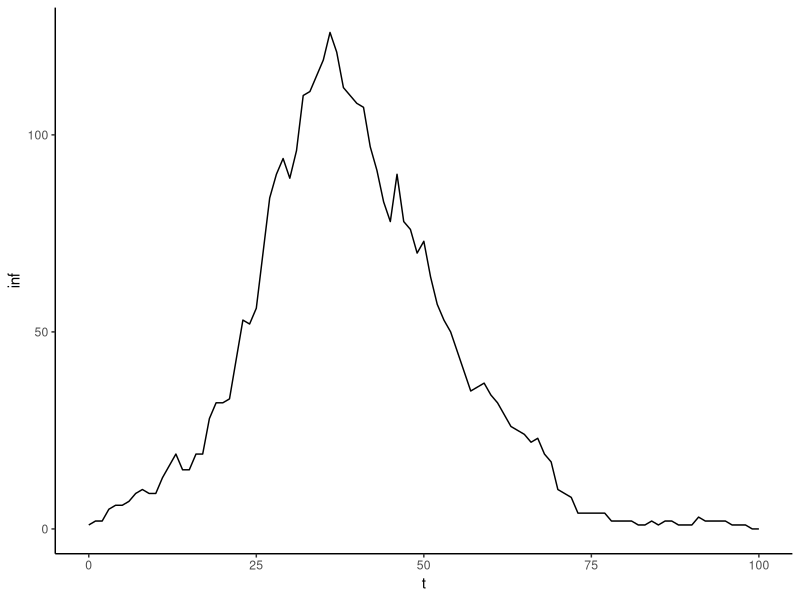

This chart was generated by the following R code:
# =============================================================================
# Initial definitions
# =============================================================================

library(tidyverse) 
library(purrr)

N <- 1000
beta <- 1/3
gamma <- 1/5

tauistar <- rexp(N, gamma)

# =============================================================================
# Simulate
# =============================================================================

# source('code/exactsim.R'); tinfvec[tinfvec<Inf]

tmax <- 100

tinfvec <- rep(Inf,N)

tinfvec[1] <- 0

t <- 0
infcounter <- 2 

while(t < tmax){
	infremaining <- tauistar - (t - tinfvec)
	delta <- min(infremaining[infremaining>0.000001]) # if Inf, stop sim
	if(delta==Inf){
		break()
	}

	# How many people are currently contributing to infectiousness? 
	# That's people who have been infected and not yet recovered: 
	ninf <- sum((tinfvec < Inf) & (tauistar > t-tinfvec))

	# Calculate the total force over the time period from these people: 
	Ftot <- ninf*beta*delta
	pinf <- 1-exp(-Ftot/N)

	newinf <- rbinom(1,N-sum(tinfvec<Inf),pinf)

	# Draw times for the new infections: (add clause where if there are no infections we skip this and set t <- t+delta) 
	if(newinf > 0){
		t <- t + min(runif(newinf))*delta
		tinfvec[infcounter] <- t
		infcounter <- infcounter + 1	
	} else {
		t <- t+delta
	}
}


tinfdf <- tibble(tinf=tinfvec, taui=tauistar) %>% 
	mutate(trec=tinf+taui)

plottimes <- seq(from=0,to=tmax,by=1)
plotinfs <- lapply(plottimes, function(x){
	return(nrow(tinfdf %>% filter(tinf<=x & trec>x)))
	}) %>% unlist()

fig_icurve <- tibble(t=plottimes,inf=plotinfs) %>% 
	ggplot(aes(x=t, y=inf)) +
		geom_line() + 
		theme_classic()
